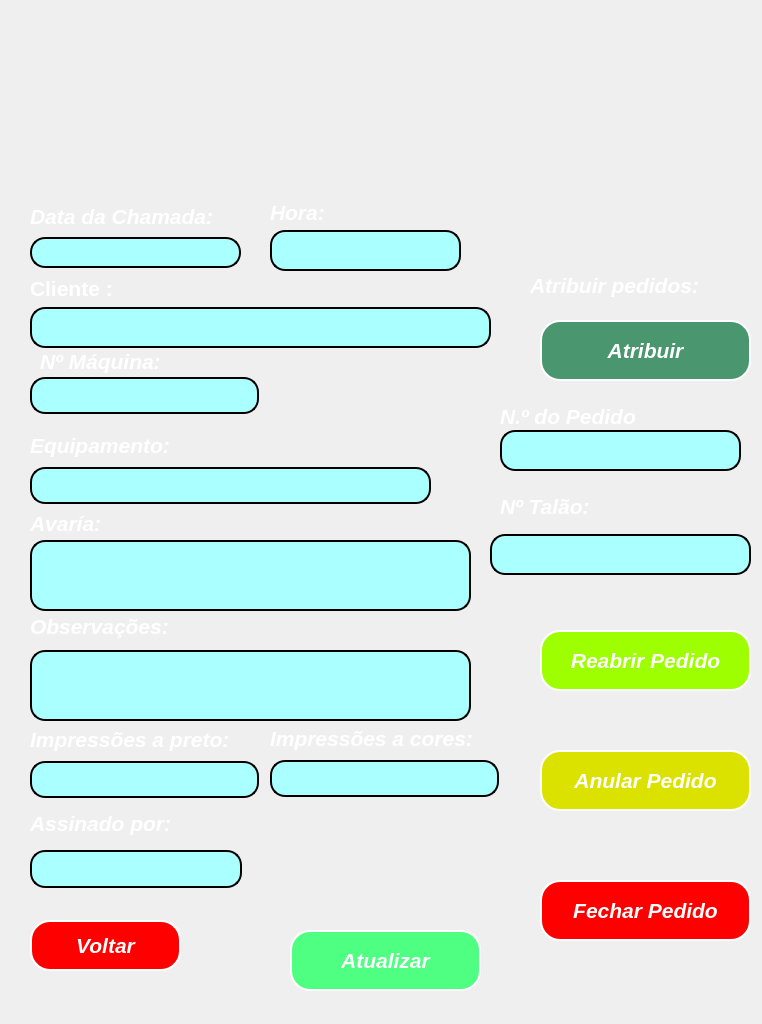
<?xml version="1.0" encoding="UTF-8"?>
<ui version="4.0">
 <class>MainWindow</class>
 <widget class="QMainWindow" name="MainWindow">
  <property name="geometry">
   <rect>
    <x>0</x>
    <y>0</y>
    <width>762</width>
    <height>1024</height>
   </rect>
  </property>
  <property name="font">
   <font>
    <family>Arial</family>
    <pointsize>14</pointsize>
    <weight>75</weight>
    <italic>true</italic>
    <bold>true</bold>
   </font>
  </property>
  <property name="windowTitle">
   <string>Atribuir Pedido</string>
  </property>
  <property name="styleSheet">
   <string notr="true"/>
  </property>
  <widget class="QWidget" name="centralwidget">
   <widget class="QLabel" name="label_2">
    <property name="geometry">
     <rect>
      <x>30</x>
      <y>273</y>
      <width>235</width>
      <height>30</height>
     </rect>
    </property>
    <property name="font">
     <font>
      <family>Arial</family>
      <pointsize>16</pointsize>
      <weight>75</weight>
      <italic>false</italic>
      <bold>true</bold>
     </font>
    </property>
    <property name="mouseTracking">
     <bool>false</bool>
    </property>
    <property name="styleSheet">
     <string notr="true">color: rgb(255, 255, 255);</string>
    </property>
    <property name="text">
     <string>Cliente :</string>
    </property>
   </widget>
   <widget class="QLabel" name="label_4">
    <property name="geometry">
     <rect>
      <x>40</x>
      <y>347</y>
      <width>235</width>
      <height>29</height>
     </rect>
    </property>
    <property name="font">
     <font>
      <family>Arial</family>
      <pointsize>16</pointsize>
      <weight>75</weight>
      <italic>true</italic>
      <bold>true</bold>
     </font>
    </property>
    <property name="styleSheet">
     <string notr="true">color: rgb(255, 255, 255);</string>
    </property>
    <property name="text">
     <string>Nº Máquina:</string>
    </property>
   </widget>
   <widget class="QLineEdit" name="lineEdit_4">
    <property name="geometry">
     <rect>
      <x>30</x>
      <y>377</y>
      <width>229</width>
      <height>37</height>
     </rect>
    </property>
    <property name="font">
     <font>
      <family>Arial</family>
      <pointsize>16</pointsize>
      <italic>true</italic>
     </font>
    </property>
    <property name="styleSheet">
     <string notr="true">border-radius:15px;
border-style:outset;
border-width:2px;
background-color:rgb(170,255,255)</string>
    </property>
    <property name="text">
     <string/>
    </property>
   </widget>
   <widget class="QLabel" name="label_5">
    <property name="geometry">
     <rect>
      <x>30</x>
      <y>429</y>
      <width>251</width>
      <height>32</height>
     </rect>
    </property>
    <property name="font">
     <font>
      <family>Arial</family>
      <pointsize>16</pointsize>
      <weight>75</weight>
      <italic>true</italic>
      <bold>true</bold>
     </font>
    </property>
    <property name="styleSheet">
     <string notr="true">color: rgb(255, 255, 255);</string>
    </property>
    <property name="text">
     <string>Equipamento:</string>
    </property>
   </widget>
   <widget class="QLineEdit" name="lineEdit_5">
    <property name="geometry">
     <rect>
      <x>30</x>
      <y>467</y>
      <width>401</width>
      <height>37</height>
     </rect>
    </property>
    <property name="font">
     <font>
      <family>Arial</family>
      <pointsize>16</pointsize>
      <italic>true</italic>
     </font>
    </property>
    <property name="styleSheet">
     <string notr="true">border-radius:15px;
border-style:outset;
border-width:2px;
background-color:rgb(170,255,255)</string>
    </property>
    <property name="text">
     <string/>
    </property>
   </widget>
   <widget class="QLabel" name="label_6">
    <property name="geometry">
     <rect>
      <x>30</x>
      <y>507</y>
      <width>231</width>
      <height>32</height>
     </rect>
    </property>
    <property name="font">
     <font>
      <family>Arial</family>
      <pointsize>16</pointsize>
      <weight>75</weight>
      <italic>true</italic>
      <bold>true</bold>
     </font>
    </property>
    <property name="styleSheet">
     <string notr="true">color: rgb(255, 255, 255);</string>
    </property>
    <property name="text">
     <string>Avaría:</string>
    </property>
   </widget>
   <widget class="QLabel" name="label_7">
    <property name="geometry">
     <rect>
      <x>30</x>
      <y>723</y>
      <width>371</width>
      <height>32</height>
     </rect>
    </property>
    <property name="font">
     <font>
      <family>Arial</family>
      <pointsize>16</pointsize>
      <weight>75</weight>
      <italic>true</italic>
      <bold>true</bold>
     </font>
    </property>
    <property name="styleSheet">
     <string notr="true">color: rgb(255, 255, 255);</string>
    </property>
    <property name="text">
     <string>Impressões a preto:</string>
    </property>
   </widget>
   <widget class="QLabel" name="label_8">
    <property name="geometry">
     <rect>
      <x>270</x>
      <y>722</y>
      <width>381</width>
      <height>32</height>
     </rect>
    </property>
    <property name="font">
     <font>
      <family>Arial</family>
      <pointsize>16</pointsize>
      <weight>75</weight>
      <italic>true</italic>
      <bold>true</bold>
     </font>
    </property>
    <property name="styleSheet">
     <string notr="true">color: rgb(255, 255, 255);</string>
    </property>
    <property name="text">
     <string>Impressões a cores:</string>
    </property>
   </widget>
   <widget class="QLineEdit" name="lineEdit_7">
    <property name="geometry">
     <rect>
      <x>30</x>
      <y>761</y>
      <width>229</width>
      <height>37</height>
     </rect>
    </property>
    <property name="font">
     <font>
      <family>Arial</family>
      <pointsize>16</pointsize>
      <italic>true</italic>
     </font>
    </property>
    <property name="styleSheet">
     <string notr="true">border-radius:15px;
border-style:outset;
border-width:2px;
background-color:rgb(170,255,255)</string>
    </property>
    <property name="text">
     <string/>
    </property>
   </widget>
   <widget class="QLineEdit" name="lineEdit_8">
    <property name="geometry">
     <rect>
      <x>270</x>
      <y>760</y>
      <width>229</width>
      <height>37</height>
     </rect>
    </property>
    <property name="font">
     <font>
      <family>Arial</family>
      <pointsize>16</pointsize>
      <italic>true</italic>
     </font>
    </property>
    <property name="styleSheet">
     <string notr="true">border-radius:15px;
border-style:outset;
border-width:2px;
background-color:rgb(170,255,255)</string>
    </property>
    <property name="text">
     <string/>
    </property>
   </widget>
   <widget class="QLineEdit" name="lineEdit_2">
    <property name="geometry">
     <rect>
      <x>30</x>
      <y>307</y>
      <width>461</width>
      <height>41</height>
     </rect>
    </property>
    <property name="font">
     <font>
      <family>Arial</family>
      <pointsize>16</pointsize>
      <italic>true</italic>
     </font>
    </property>
    <property name="styleSheet">
     <string notr="true">border-radius:15px;
border-style:outset;
border-width:2px;
background-color:rgb(170,255,255)</string>
    </property>
    <property name="text">
     <string/>
    </property>
   </widget>
   <widget class="QLineEdit" name="lineEdit">
    <property name="enabled">
     <bool>false</bool>
    </property>
    <property name="geometry">
     <rect>
      <x>30</x>
      <y>237</y>
      <width>211</width>
      <height>31</height>
     </rect>
    </property>
    <property name="font">
     <font>
      <family>Arial</family>
      <pointsize>16</pointsize>
      <italic>true</italic>
     </font>
    </property>
    <property name="styleSheet">
     <string notr="true">border-radius:15px;
border-style:outset;
border-width:2px;
background-color:rgb(170,255,255)</string>
    </property>
    <property name="text">
     <string/>
    </property>
   </widget>
   <widget class="QLabel" name="label">
    <property name="geometry">
     <rect>
      <x>30</x>
      <y>202</y>
      <width>235</width>
      <height>29</height>
     </rect>
    </property>
    <property name="font">
     <font>
      <family>Arial</family>
      <pointsize>16</pointsize>
      <weight>75</weight>
      <italic>true</italic>
      <bold>true</bold>
     </font>
    </property>
    <property name="text">
     <string>&lt;html&gt;&lt;head/&gt;&lt;body&gt;&lt;p&gt;&lt;span style=&quot; color:#ffffff;&quot;&gt;Data da Chamada:&lt;/span&gt;&lt;/p&gt;&lt;/body&gt;&lt;/html&gt;</string>
    </property>
    <property name="textFormat">
     <enum>Qt::RichText</enum>
    </property>
   </widget>
   <widget class="QLabel" name="label_11">
    <property name="geometry">
     <rect>
      <x>30</x>
      <y>807</y>
      <width>231</width>
      <height>32</height>
     </rect>
    </property>
    <property name="font">
     <font>
      <family>Arial</family>
      <pointsize>16</pointsize>
      <weight>75</weight>
      <italic>true</italic>
      <bold>true</bold>
     </font>
    </property>
    <property name="styleSheet">
     <string notr="true">color: rgb(255, 255, 255);</string>
    </property>
    <property name="text">
     <string>Assinado por:</string>
    </property>
   </widget>
   <widget class="QLineEdit" name="lineEdit_11">
    <property name="geometry">
     <rect>
      <x>30</x>
      <y>850</y>
      <width>212</width>
      <height>38</height>
     </rect>
    </property>
    <property name="font">
     <font>
      <family>Arial</family>
      <pointsize>16</pointsize>
     </font>
    </property>
    <property name="styleSheet">
     <string notr="true">border-radius:15px;
border-style:outset;
border-width:2px;
background-color:rgb(170,255,255)</string>
    </property>
   </widget>
   <widget class="QLabel" name="label_10">
    <property name="geometry">
     <rect>
      <x>30</x>
      <y>610</y>
      <width>291</width>
      <height>32</height>
     </rect>
    </property>
    <property name="font">
     <font>
      <family>Arial</family>
      <pointsize>16</pointsize>
      <weight>75</weight>
      <italic>true</italic>
      <bold>true</bold>
     </font>
    </property>
    <property name="styleSheet">
     <string notr="true">color: rgb(255, 255, 255);</string>
    </property>
    <property name="text">
     <string>Observações:</string>
    </property>
   </widget>
   <widget class="QPushButton" name="pushButton_2">
    <property name="geometry">
     <rect>
      <x>30</x>
      <y>920</y>
      <width>151</width>
      <height>51</height>
     </rect>
    </property>
    <property name="font">
     <font>
      <family>Arial</family>
      <pointsize>16</pointsize>
      <weight>75</weight>
      <italic>true</italic>
      <bold>true</bold>
     </font>
    </property>
    <property name="cursor">
     <cursorShape>PointingHandCursor</cursorShape>
    </property>
    <property name="layoutDirection">
     <enum>Qt::LeftToRight</enum>
    </property>
    <property name="styleSheet">
     <string notr="true"> border-radius: 20px;
  border-style: outset;
  border-width: 2px;
background-color: rgb(255, 0, 0);
color: rgb(255, 255, 255);</string>
    </property>
    <property name="text">
     <string>Cancelar</string>
    </property>
    <property name="autoDefault">
     <bool>false</bool>
    </property>
   </widget>
   <widget class="QPushButton" name="pushButton">
    <property name="geometry">
     <rect>
      <x>310</x>
      <y>930</y>
      <width>151</width>
      <height>51</height>
     </rect>
    </property>
    <property name="font">
     <font>
      <family>Arial</family>
      <pointsize>16</pointsize>
      <weight>75</weight>
      <italic>true</italic>
      <bold>true</bold>
     </font>
    </property>
    <property name="cursor">
     <cursorShape>PointingHandCursor</cursorShape>
    </property>
    <property name="styleSheet">
     <string notr="true"> border-radius: 20px;
 border-style: outset;
 border-width: 2px;
  background-color: rgb(79, 255, 129);
color: rgb(255, 255, 255);</string>
    </property>
    <property name="text">
     <string>Salvar</string>
    </property>
   </widget>
   <widget class="QLineEdit" name="lineEdit_3">
    <property name="enabled">
     <bool>false</bool>
    </property>
    <property name="geometry">
     <rect>
      <x>270</x>
      <y>230</y>
      <width>191</width>
      <height>41</height>
     </rect>
    </property>
    <property name="font">
     <font>
      <family>Arial</family>
      <pointsize>16</pointsize>
      <italic>true</italic>
     </font>
    </property>
    <property name="styleSheet">
     <string notr="true">border-radius:15px;
border-style:outset;
border-width:2px;
background-color:rgb(170,255,255)</string>
    </property>
    <property name="text">
     <string/>
    </property>
   </widget>
   <widget class="QLabel" name="label_3">
    <property name="geometry">
     <rect>
      <x>270</x>
      <y>200</y>
      <width>221</width>
      <height>24</height>
     </rect>
    </property>
    <property name="font">
     <font>
      <family>Arial</family>
      <pointsize>16</pointsize>
      <weight>75</weight>
      <italic>true</italic>
      <bold>true</bold>
     </font>
    </property>
    <property name="styleSheet">
     <string notr="true">color: rgb(255, 255, 255);</string>
    </property>
    <property name="text">
     <string>Hora:</string>
    </property>
   </widget>
   <widget class="QTextEdit" name="textEdit">
    <property name="geometry">
     <rect>
      <x>30</x>
      <y>540</y>
      <width>441</width>
      <height>71</height>
     </rect>
    </property>
    <property name="font">
     <font>
      <family>Arial</family>
      <pointsize>10</pointsize>
     </font>
    </property>
    <property name="styleSheet">
     <string notr="true">border-radius:15px;
border-style:outset;
border-width:2px;
background-color:rgb(170,255,255)</string>
    </property>
    <property name="html">
     <string>&lt;!DOCTYPE HTML PUBLIC &quot;-//W3C//DTD HTML 4.0//EN&quot; &quot;http://www.w3.org/TR/REC-html40/strict.dtd&quot;&gt;
&lt;html&gt;&lt;head&gt;&lt;meta name=&quot;qrichtext&quot; content=&quot;1&quot; /&gt;&lt;style type=&quot;text/css&quot;&gt;
p, li { white-space: pre-wrap; }
&lt;/style&gt;&lt;/head&gt;&lt;body style=&quot; font-family:'Arial'; font-size:10pt; font-weight:400; font-style:normal;&quot;&gt;
&lt;p align=&quot;justify&quot; style=&quot;-qt-paragraph-type:empty; margin-top:0px; margin-bottom:0px; margin-left:0px; margin-right:0px; -qt-block-indent:0; text-indent:0px;&quot;&gt;&lt;br /&gt;&lt;/p&gt;&lt;/body&gt;&lt;/html&gt;</string>
    </property>
   </widget>
   <widget class="QTextEdit" name="textEdit_2">
    <property name="geometry">
     <rect>
      <x>30</x>
      <y>650</y>
      <width>441</width>
      <height>71</height>
     </rect>
    </property>
    <property name="font">
     <font>
      <family>Arial</family>
      <pointsize>10</pointsize>
      <italic>true</italic>
     </font>
    </property>
    <property name="styleSheet">
     <string notr="true">border-radius:15px;
border-style:outset;
border-width:2px;
background-color:rgb(170,255,255)</string>
    </property>
    <property name="html">
     <string>&lt;!DOCTYPE HTML PUBLIC &quot;-//W3C//DTD HTML 4.0//EN&quot; &quot;http://www.w3.org/TR/REC-html40/strict.dtd&quot;&gt;
&lt;html&gt;&lt;head&gt;&lt;meta name=&quot;qrichtext&quot; content=&quot;1&quot; /&gt;&lt;style type=&quot;text/css&quot;&gt;
p, li { white-space: pre-wrap; }
&lt;/style&gt;&lt;/head&gt;&lt;body style=&quot; font-family:'Arial'; font-size:10pt; font-weight:400; font-style:italic;&quot;&gt;
&lt;p align=&quot;justify&quot; style=&quot;-qt-paragraph-type:empty; margin-top:0px; margin-bottom:0px; margin-left:0px; margin-right:0px; -qt-block-indent:0; text-indent:0px;&quot;&gt;&lt;br /&gt;&lt;/p&gt;&lt;/body&gt;&lt;/html&gt;</string>
    </property>
   </widget>
   <widget class="QPushButton" name="pushButton_4">
    <property name="geometry">
     <rect>
      <x>540</x>
      <y>320</y>
      <width>211</width>
      <height>61</height>
     </rect>
    </property>
    <property name="font">
     <font>
      <family>Arial</family>
      <pointsize>16</pointsize>
      <weight>75</weight>
      <italic>true</italic>
      <bold>true</bold>
     </font>
    </property>
    <property name="cursor">
     <cursorShape>PointingHandCursor</cursorShape>
    </property>
    <property name="styleSheet">
     <string notr="true"> border-radius: 20px;
 border-style: outset;
 border-width: 2px;
background-color: rgb(74, 150, 111);
color: rgb(255, 255, 255);
</string>
    </property>
    <property name="text">
     <string>Atribuir</string>
    </property>
   </widget>
   <widget class="QLabel" name="label_9">
    <property name="geometry">
     <rect>
      <x>530</x>
      <y>260</y>
      <width>251</width>
      <height>51</height>
     </rect>
    </property>
    <property name="font">
     <font>
      <family>Arial</family>
      <pointsize>16</pointsize>
      <weight>75</weight>
      <italic>true</italic>
      <bold>true</bold>
     </font>
    </property>
    <property name="toolTip">
     <string>&lt;html&gt;&lt;head/&gt;&lt;body&gt;&lt;p align=&quot;center&quot;&gt;&lt;br/&gt;&lt;/p&gt;&lt;/body&gt;&lt;/html&gt;</string>
    </property>
    <property name="styleSheet">
     <string notr="true">color: rgb(255, 255, 255);</string>
    </property>
    <property name="text">
     <string>Atribuir pedidos:</string>
    </property>
   </widget>
   <widget class="QLabel" name="label_12">
    <property name="geometry">
     <rect>
      <x>500</x>
      <y>400</y>
      <width>251</width>
      <height>32</height>
     </rect>
    </property>
    <property name="font">
     <font>
      <family>Arial</family>
      <pointsize>16</pointsize>
      <weight>75</weight>
      <italic>true</italic>
      <bold>true</bold>
     </font>
    </property>
    <property name="styleSheet">
     <string notr="true">color: rgb(255, 255, 255);</string>
    </property>
    <property name="text">
     <string>N.º do Pedido</string>
    </property>
   </widget>
   <widget class="QLineEdit" name="lineEdit_6">
    <property name="enabled">
     <bool>false</bool>
    </property>
    <property name="geometry">
     <rect>
      <x>500</x>
      <y>430</y>
      <width>241</width>
      <height>41</height>
     </rect>
    </property>
    <property name="font">
     <font>
      <family>Arial</family>
      <pointsize>16</pointsize>
      <italic>true</italic>
     </font>
    </property>
    <property name="styleSheet">
     <string notr="true">border-radius:15px;
border-style:outset;
border-width:2px;
background-color:rgb(170,255,255)</string>
    </property>
    <property name="text">
     <string/>
    </property>
   </widget>
   <widget class="QPushButton" name="pushButton_3">
    <property name="geometry">
     <rect>
      <x>290</x>
      <y>930</y>
      <width>191</width>
      <height>61</height>
     </rect>
    </property>
    <property name="font">
     <font>
      <family>Arial</family>
      <pointsize>16</pointsize>
      <weight>75</weight>
      <italic>true</italic>
      <bold>true</bold>
     </font>
    </property>
    <property name="cursor">
     <cursorShape>PointingHandCursor</cursorShape>
    </property>
    <property name="styleSheet">
     <string notr="true"> border-radius: 20px;
 border-style: outset;
 border-width: 2px;
  background-color: rgb(79, 255, 129);
color: rgb(255, 255, 255);
</string>
    </property>
    <property name="text">
     <string>Atualizar</string>
    </property>
   </widget>
   <widget class="QLineEdit" name="lineEdit_talao">
    <property name="geometry">
     <rect>
      <x>490</x>
      <y>534</y>
      <width>261</width>
      <height>41</height>
     </rect>
    </property>
    <property name="font">
     <font>
      <family>Arial</family>
      <pointsize>16</pointsize>
      <italic>true</italic>
     </font>
    </property>
    <property name="styleSheet">
     <string notr="true">border-radius:15px;
border-style:outset;
border-width:2px;
background-color:rgb(170,255,255)</string>
    </property>
    <property name="text">
     <string/>
    </property>
   </widget>
   <widget class="QLabel" name="label_13">
    <property name="geometry">
     <rect>
      <x>500</x>
      <y>490</y>
      <width>115</width>
      <height>32</height>
     </rect>
    </property>
    <property name="font">
     <font>
      <family>Arial</family>
      <pointsize>16</pointsize>
      <weight>75</weight>
      <italic>true</italic>
      <bold>true</bold>
     </font>
    </property>
    <property name="styleSheet">
     <string notr="true">color: rgb(255, 255, 255);</string>
    </property>
    <property name="text">
     <string>Nº Talão:</string>
    </property>
   </widget>
   <widget class="QPushButton" name="pushButton_5">
    <property name="geometry">
     <rect>
      <x>540</x>
      <y>880</y>
      <width>211</width>
      <height>61</height>
     </rect>
    </property>
    <property name="font">
     <font>
      <family>Arial</family>
      <pointsize>16</pointsize>
      <weight>75</weight>
      <italic>true</italic>
      <bold>true</bold>
     </font>
    </property>
    <property name="cursor">
     <cursorShape>PointingHandCursor</cursorShape>
    </property>
    <property name="layoutDirection">
     <enum>Qt::LeftToRight</enum>
    </property>
    <property name="styleSheet">
     <string notr="true"> border-radius: 20px;
  border-style: outset;
  border-width: 2px;
color: rgb(255, 255, 255);
background-color: rgb(255, 0, 0);
</string>
    </property>
    <property name="text">
     <string>Fechar Pedido</string>
    </property>
    <property name="autoDefault">
     <bool>false</bool>
    </property>
   </widget>
   <widget class="QPushButton" name="pushButton_6">
    <property name="geometry">
     <rect>
      <x>540</x>
      <y>750</y>
      <width>211</width>
      <height>61</height>
     </rect>
    </property>
    <property name="font">
     <font>
      <family>Arial</family>
      <pointsize>16</pointsize>
      <weight>75</weight>
      <italic>true</italic>
      <bold>true</bold>
     </font>
    </property>
    <property name="cursor">
     <cursorShape>PointingHandCursor</cursorShape>
    </property>
    <property name="styleSheet">
     <string notr="true"> border-radius: 20px;
 border-style: outset;
 border-width: 2px;
color: rgb(255, 255, 255);
background-color: rgb(219, 226, 0);</string>
    </property>
    <property name="text">
     <string>Anular Pedido</string>
    </property>
   </widget>
   <widget class="QPushButton" name="pushButton_7">
    <property name="geometry">
     <rect>
      <x>540</x>
      <y>630</y>
      <width>211</width>
      <height>61</height>
     </rect>
    </property>
    <property name="font">
     <font>
      <family>Arial</family>
      <pointsize>16</pointsize>
      <weight>75</weight>
      <italic>true</italic>
      <bold>true</bold>
     </font>
    </property>
    <property name="cursor">
     <cursorShape>PointingHandCursor</cursorShape>
    </property>
    <property name="styleSheet">
     <string notr="true"> border-radius: 20px;
 border-style: outset;
 border-width: 2px;
background-color: rgb(157, 255, 0);
color: rgb(255, 255, 255);</string>
    </property>
    <property name="text">
     <string>Reabrir Pedido</string>
    </property>
   </widget>
   <widget class="QPushButton" name="pushButton_8">
    <property name="geometry">
     <rect>
      <x>30</x>
      <y>920</y>
      <width>151</width>
      <height>51</height>
     </rect>
    </property>
    <property name="font">
     <font>
      <family>Arial</family>
      <pointsize>16</pointsize>
      <weight>75</weight>
      <italic>true</italic>
      <bold>true</bold>
     </font>
    </property>
    <property name="cursor">
     <cursorShape>PointingHandCursor</cursorShape>
    </property>
    <property name="layoutDirection">
     <enum>Qt::LeftToRight</enum>
    </property>
    <property name="styleSheet">
     <string notr="true"> border-radius: 20px;
  border-style: outset;
  border-width: 2px;
background-color: rgb(255, 0, 0);
color: rgb(255, 255, 255);</string>
    </property>
    <property name="text">
     <string>Voltar</string>
    </property>
    <property name="autoDefault">
     <bool>false</bool>
    </property>
   </widget>
   <widget class="QLabel" name="label_14">
    <property name="geometry">
     <rect>
      <x>0</x>
      <y>0</y>
      <width>761</width>
      <height>1021</height>
     </rect>
    </property>
    <property name="styleSheet">
     <string notr="true"> border-radius: 20px;
border-image: url(:/imagem-logo/logo.png);</string>
    </property>
    <property name="text">
     <string/>
    </property>
   </widget>
   <zorder>label_14</zorder>
   <zorder>label_2</zorder>
   <zorder>label_4</zorder>
   <zorder>lineEdit_4</zorder>
   <zorder>label_5</zorder>
   <zorder>lineEdit_5</zorder>
   <zorder>label_6</zorder>
   <zorder>label_7</zorder>
   <zorder>label_8</zorder>
   <zorder>lineEdit_7</zorder>
   <zorder>lineEdit_8</zorder>
   <zorder>lineEdit_2</zorder>
   <zorder>lineEdit</zorder>
   <zorder>label</zorder>
   <zorder>label_11</zorder>
   <zorder>lineEdit_11</zorder>
   <zorder>label_10</zorder>
   <zorder>pushButton_2</zorder>
   <zorder>pushButton</zorder>
   <zorder>lineEdit_3</zorder>
   <zorder>label_3</zorder>
   <zorder>textEdit</zorder>
   <zorder>textEdit_2</zorder>
   <zorder>pushButton_4</zorder>
   <zorder>label_9</zorder>
   <zorder>label_12</zorder>
   <zorder>lineEdit_6</zorder>
   <zorder>pushButton_3</zorder>
   <zorder>lineEdit_talao</zorder>
   <zorder>label_13</zorder>
   <zorder>pushButton_5</zorder>
   <zorder>pushButton_6</zorder>
   <zorder>pushButton_7</zorder>
   <zorder>pushButton_8</zorder>
  </widget>
 </widget>
 <tabstops>
  <tabstop>lineEdit</tabstop>
  <tabstop>lineEdit_2</tabstop>
  <tabstop>lineEdit_4</tabstop>
  <tabstop>lineEdit_5</tabstop>
  <tabstop>lineEdit_7</tabstop>
  <tabstop>lineEdit_8</tabstop>
  <tabstop>lineEdit_11</tabstop>
  <tabstop>lineEdit_3</tabstop>
  <tabstop>pushButton</tabstop>
  <tabstop>pushButton_2</tabstop>
 </tabstops>
 <resources>
  <include location="Imagens/res.qrc"/>
 </resources>
 <connections/>
</ui>
